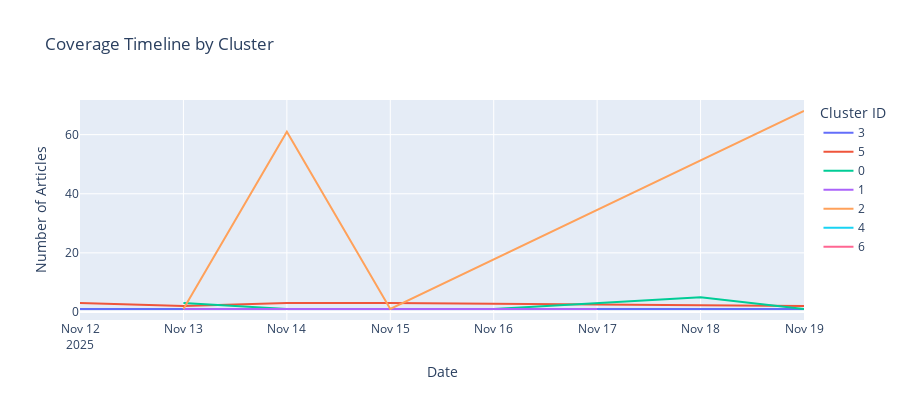

The notebook cell saved with this chart:
### Markdown cell above
## Part 6: Temporal Analysis

### Code cell
# Articles over time by cluster
df_clustered['date_only'] = df_clustered['date'].dt.date
temporal = df_clustered.groupby(['date_only', 'cluster']).size().reset_index(name='count')

fig_time = px.line(
    temporal,
    x='date_only',
    y='count',
    color='cluster',
    title='Coverage Timeline by Cluster',
    labels={'date_only': 'Date', 'count': 'Number of Articles', 'cluster': 'Cluster ID'}
)

fig_time.update_layout(height=400)
fig_time.show()

### Figure 1 — Plotly figure (JSON) as saved in the notebook; plotly's stock layout.template omitted (floating-point values rounded to 4 significant figures)
{"data": [{"hovertemplate": "Cluster ID=3<br>Date=%{x}<br>Number of Articles=%{y}<extra></extra>", "legendgroup": "3", "line": {"color": "#636efa", "dash": "solid"}, "marker": {"symbol": "circle"}, "mode": "lines", "name": "3", "orientation": "v", "showlegend": true, "type": "scatter", "x": ["2025-11-12", "2025-11-19"], "xaxis": "x", "y": [1, 1], "yaxis": "y"}, {"hovertemplate": "Cluster ID=5<br>Date=%{x}<br>Number of Articles=%{y}<extra></extra>", "legendgroup": "5", "line": {"color": "#EF553B", "dash": "solid"}, "marker": {"symbol": "circle"}, "mode": "lines", "name": "5", "orientation": "v", "showlegend": true, "type": "scatter", "x": ["2025-11-12", "2025-11-13", "2025-11-14", "2025-11-15", "2025-11-19"], "xaxis": "x", "y": [3, 2, 3, 3, 2], "yaxis": "y"}, {"hovertemplate": "Cluster ID=0<br>Date=%{x}<br>Number of Articles=%{y}<extra></extra>", "legendgroup": "0", "line": {"color": "#00cc96", "dash": "solid"}, "marker": {"symbol": "circle"}, "mode": "lines", "name": "0", "orientation": "v", "showlegend": true, "type": "scatter", "x": ["2025-11-13", "2025-11-14", "2025-11-16", "2025-11-18", "2025-11-19"], "xaxis": "x", "y": [3, 1, 1, 5, 1], "yaxis": "y"}, {"hovertemplate": "Cluster ID=1<br>Date=%{x}<br>Number of Articles=%{y}<extra></extra>", "legendgroup": "1", "line": {"color": "#ab63fa", "dash": "solid"}, "marker": {"symbol": "circle"}, "mode": "lines", "name": "1", "orientation": "v", "showlegend": true, "type": "scatter", "x": ["2025-11-13", "2025-11-17"], "xaxis": "x", "y": [1, 1], "yaxis": "y"}, {"hovertemplate": "Cluster ID=2<br>Date=%{x}<br>Number of Articles=%{y}<extra></extra>", "legendgroup": "2", "line": {"color": "#FFA15A", "dash": "solid"}, "marker": {"symbol": "circle"}, "mode": "lines", "name": "2", "orientation": "v", "showlegend": true, "type": "scatter", "x": ["2025-11-13", "2025-11-14", "2025-11-15", "2025-11-19"], "xaxis": "x", "y": [1, 61, 1, 68], "yaxis": "y"}, {"hovertemplate": "Cluster ID=4<br>Date=%{x}<br>Number of Articles=%{y}<extra></extra>", "legendgroup": "4", "line": {"color": "#19d3f3", "dash": "solid"}, "marker": {"symbol": "circle"}, "mode": "lines", "name": "4", "orientation": "v", "showlegend": true, "type": "scatter", "x": ["2025-11-19"], "xaxis": "x", "y": [2], "yaxis": "y"}, {"hovertemplate": "Cluster ID=6<br>Date=%{x}<br>Number of Articles=%{y}<extra></extra>", "legendgroup": "6", "line": {"color": "#FF6692", "dash": "solid"}, "marker": {"symbol": "circle"}, "mode": "lines", "name": "6", "orientation": "v", "showlegend": true, "type": "scatter", "x": ["2025-11-19"], "xaxis": "x", "y": [1], "yaxis": "y"}], "layout": {"height": 400, "legend": {"title": {"text": "Cluster ID"}, "tracegroupgap": 0}, "title": {"text": "Coverage Timeline by Cluster"}, "xaxis": {"anchor": "y", "domain": [0, 1], "title": {"text": "Date"}}, "yaxis": {"anchor": "x", "domain": [0, 1], "title": {"text": "Number of Articles"}}}}
